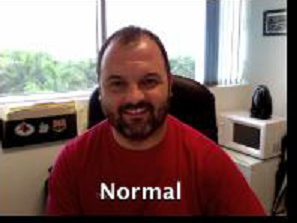
#> input picture 4_Neighbor_Operator/image.png, 297 x 223 px
$ python FourierTransform.py
#> lines starting #> are read from the running program, lines starting #| are printed output that depends on the picture
import cv2
import numpy as np
import matplotlib.pyplot as plt
if __name__ == "__main__":
    img = cv2.imread("image.png", cv2.IMREAD_GRAYSCALE)
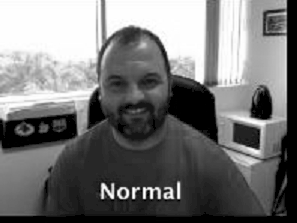
#> img: shape (223, 297); min 0, max 255, mean 116.7
    dft = cv2.dft(np.float32(img),flags = cv2.DFT_COMPLEX_OUTPUT) #Chuyển sang hệ fourier(hệ tọa độ tần số)
    dft_shift = np.fft.fftshift(dft) #Dịch tọa độ tần số (0, 0) về tâm của ảnh
    magnitude_spectrum = 20*np.log(cv2.magnitude(dft_shift[:,:,0],dft_shift[:,:,1])) #Tính toán độ lớn của tần số cho mỗi pixel
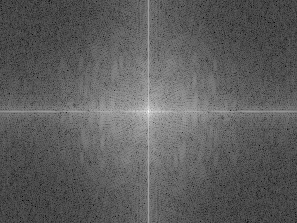
#> magnitude_spectrum: shape (223, 297) float32; min 30.62, max 317.2, mean 136.4; drawn with min black and max white
    plt.imshow(magnitude_spectrum, cmap = "gray")
    plt.show()

    # [14 lines of commented-out code are left out]
